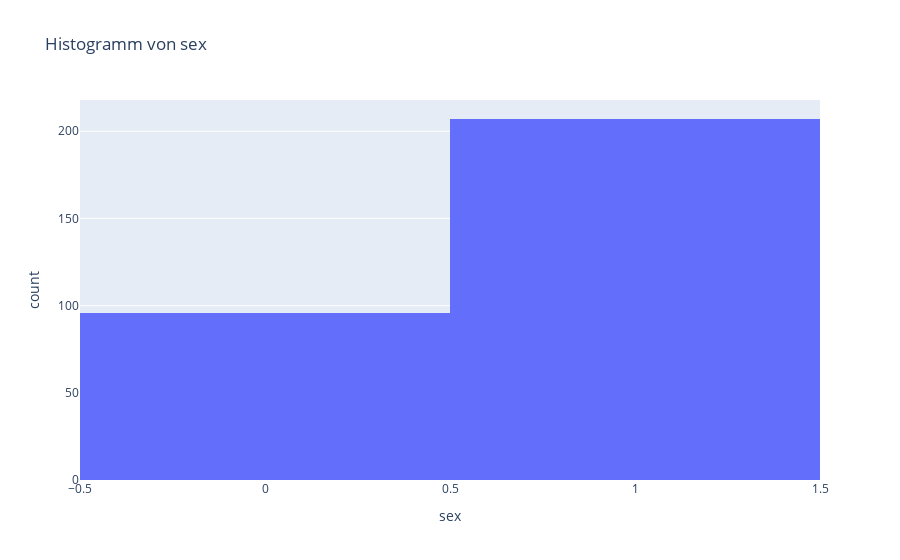

Notebook code cell kept with this figure:
### Code cell
sns.boxplot(x='sex', y='age', data=df)
fig.show()

### Figure 1 — Plotly figure (JSON) as saved in the notebook; plotly's stock layout.template omitted (floating-point values rounded to 4 significant figures; data arrays with more than 128 entries replaced by an {"elided": "..."} marker saying what was removed)
{"data": [{"alignmentgroup": "True", "bingroup": "x", "hovertemplate": "sex=%{x}<br>count=%{y}<extra></extra>", "legendgroup": "", "marker": {"color": "#636efa", "pattern": {"shape": ""}}, "name": "", "offsetgroup": "", "orientation": "v", "showlegend": false, "type": "histogram", "x": {"elided": "303 int values"}, "xaxis": "x", "yaxis": "y"}], "layout": {"barmode": "relative", "legend": {"tracegroupgap": 0}, "title": {"text": "Histogramm von sex"}, "xaxis": {"anchor": "y", "domain": [0, 1], "title": {"text": "sex"}}, "yaxis": {"anchor": "x", "domain": [0, 1], "title": {"text": "count"}}}}
